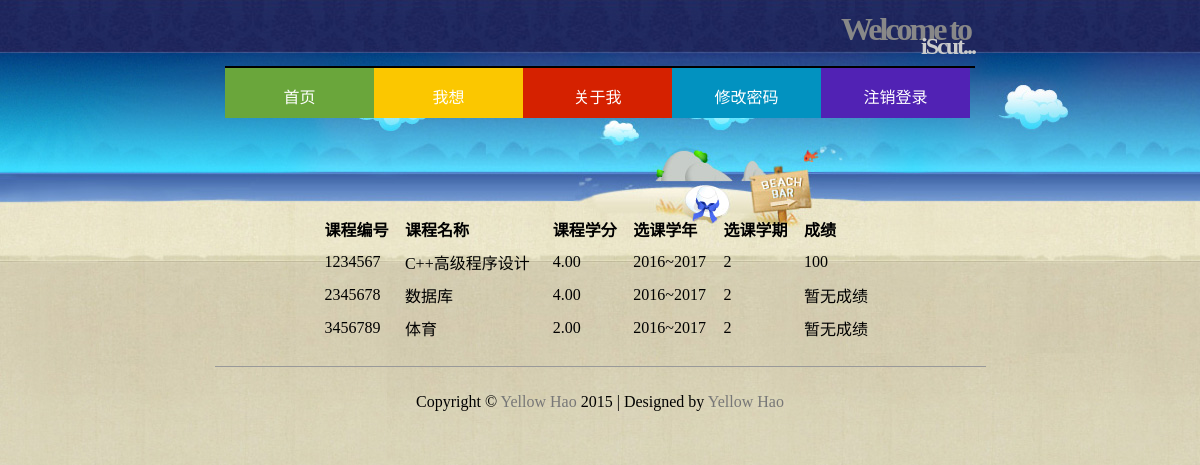
/iScut/htdocs/s_course.php?action=selected (signed in), run on the app's committed database.
### tables this page shows
CREATE TABLE `enrol` (
  `s_id` char(30) NOT NULL,
  `c_id` char(7) NOT NULL,
  `semester` enum('1','2') NOT NULL,
  `year` smallint(4) NOT NULL,
  `grade` smallint(3) UNSIGNED DEFAULT NULL,
  `t_id` char(5) NOT NULL,
  `enrol_id` int(10) UNSIGNED NOT NULL
);

CREATE TABLE `course` (
  `c_id` char(7) NOT NULL,
  `c_name` varchar(50) NOT NULL,
  `credit` decimal(5,2) NOT NULL,
  `least_grade` tinyint(1) UNSIGNED NOT NULL,
  `off_year` smallint(4) UNSIGNED DEFAULT NULL
);

### iScut/htdocs/s_course.php (the view, shortened to what this page needs)
<?php
require_once('../mysqli_connect.php');
require_once('includes/login_functions.inc.php');?>
<?php
$id=$_COOKIE['id'];
if($_GET['action'] == 'selected')
{
	$q="SELECT * FROM course INNER JOIN enrol USING (c_id)
		WHERE enrol.s_id='$id' ORDER BY enrol.year,enrol.semester";
	$r=@mysqli_query($dbc,$q);
	if(mysqli_num_rows($r)>0)
	{
	echo '<table align="center" cellspacing="3" cellpadding="3" width="75%">
		<tr>
		<td align="left"><b>课程编号</b></td>
		<td align="left"><b>课程名称</b></td>
		<td align="left"><b>课程学分</b></td>
		<td align="left"><b>选课学年</b></td>
		<td align="left"><b>选课学期</b></td>
		<td align="left"><b>成绩</b></td>
		</tr>';
	while($row=mysqli_fetch_array($r,MYSQLI_ASSOC))
	{
		$i=$row['c_id'];
		$n=$row['c_name'];
		$c=$row['credit'];
		$y=$row['year'];
		$y1=$y+1;
		$s=$row['semester'];
		$g=$row['grade'];
	echo '<tr>
		<td align="left">'.$i.'</td>
		<td align="left">'.$n.'</td>
		<td align="left">'.$c.'</td>
		<td align="left">'.$y.'~'.$y1.'</td>
		<td align="left">'.$s.'</td>
		<td align="left">';
	if(!empty($g)) echo $g;
	else echo '暂无成绩';
	echo '</td>';
	}
	echo '</table>';
	}else echo '已选课程为空！';
}
?>

### iScut/htdocs/includes/style.css (style rules this page uses)
a { color:#777; text-decoration:none; }
body { font-family:"Lucida Grande",arial,sans-serif; background:#CDCDCD url(../img/background.jpg) no-repeat fixed top; //background-position-x: 50%; font-family:微软雅黑; }
#header { border-bottom:2px solid #000000; height:60px; margin:0 auto; width:750px; }
#header h1 { color:#888; font-size:200%; letter-spacing:-3px; text-align:right; padding:5px; margin-top:-20px; margin-bottom:-40px; }
#header h2 { color:#CCC; font-size:150%; letter-spacing:-2px; text-align:right; }
#navigation { text-align:center; margin:0 auto; width:750px; position:relative; }
#navigation li { width:149px; height:50px; float:left; color:#191919; text-align:center; overflow:hidden; position:relative; }
#navigation ul { margin:0; padding:0; position:absolute; }
#navigation a { color:#FFF; text-decoration:none; }
#navigation p { padding:0px 5px; }
#navigation .green, .ngreen { background:#6AA63B; }
#navigation .yellow, .nyellow { background:#FBC700; }
#navigation .nred { background:#D52100; }
#navigation .purple,.npurple { background:#5122B4; }
#navigation .blue { background:#0292C0; }
#content { height:auto; margin:0 auto; padding:0 0 20px; width:751px; margin-top:125px; }
#footer { border-top:1px solid #999; height:50px; margin:0 auto; padding:10px; text-align:center; width:751px; }

### data on the page
enrol: c.c_id "1234567", c.c_name "C++高级程序设计", c.credit "4.00", year "2016", year "2017", semester "2", grade "100"
enrol: c.c_id "2345678", c.c_name "数据库", c.credit "4.00", year "2016", year "2017", semester "2", shows "暂无成绩"
enrol: c.c_id "3456789", c.c_name "体育", c.credit "2.00", year "2016", year "2017", semester "2", shows "暂无成绩"
